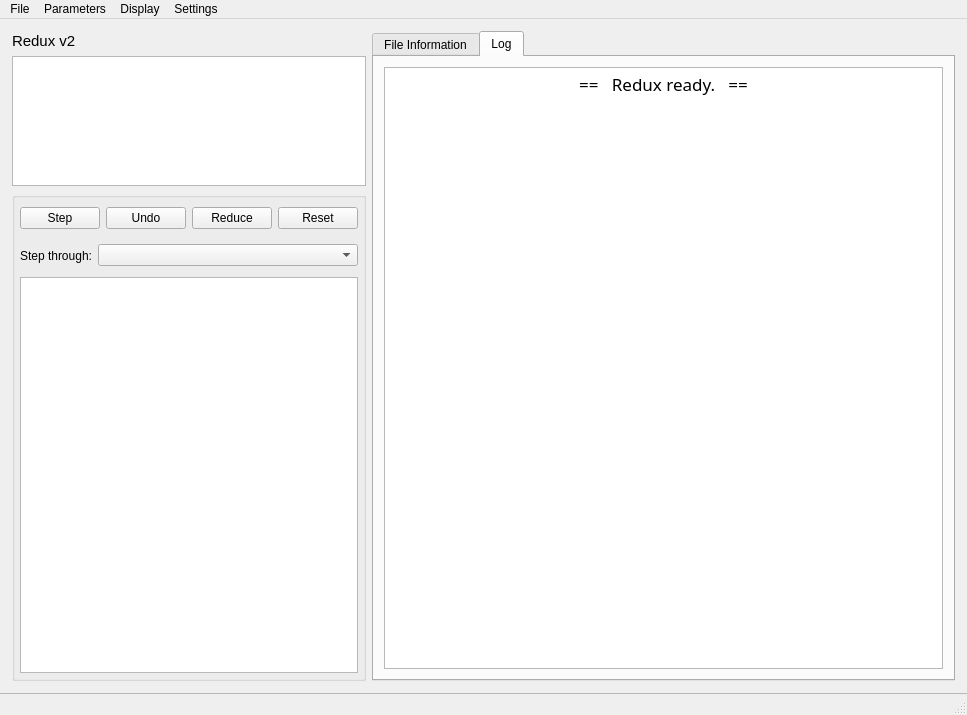
<?xml version="1.0" encoding="UTF-8"?>
<ui version="4.0">
 <class>MainWindow</class>
 <widget class="QMainWindow" name="MainWindow">
  <property name="geometry">
   <rect>
    <x>0</x>
    <y>0</y>
    <width>967</width>
    <height>715</height>
   </rect>
  </property>
  <property name="windowTitle">
   <string>Redux</string>
  </property>
  <property name="styleSheet">
   <string notr="true">#statusbar {
    border-top: 1px solid rgb(183, 183, 183)
}</string>
  </property>
  <widget class="QWidget" name="centralwidget">
   <property name="font">
    <font>
     <pointsize>12</pointsize>
    </font>
   </property>
   <layout class="QGridLayout" name="gridLayout">
    <property name="leftMargin">
     <number>12</number>
    </property>
    <property name="topMargin">
     <number>12</number>
    </property>
    <property name="rightMargin">
     <number>12</number>
    </property>
    <property name="bottomMargin">
     <number>12</number>
    </property>
    <item row="0" column="0">
     <layout class="QHBoxLayout" name="horizontalLayout_3">
      <property name="sizeConstraint">
       <enum>QLayout::SetMinimumSize</enum>
      </property>
      <item>
       <widget class="QWidget" name="pipeStepContainer" native="true">
        <property name="enabled">
         <bool>true</bool>
        </property>
        <property name="sizePolicy">
         <sizepolicy hsizetype="Fixed" vsizetype="Preferred">
          <horstretch>0</horstretch>
          <verstretch>0</verstretch>
         </sizepolicy>
        </property>
        <property name="minimumSize">
         <size>
          <width>333</width>
          <height>0</height>
         </size>
        </property>
        <property name="maximumSize">
         <size>
          <width>500</width>
          <height>16777215</height>
         </size>
        </property>
        <layout class="QVBoxLayout" name="verticalLayout_3">
         <property name="spacing">
          <number>-1</number>
         </property>
         <property name="leftMargin">
          <number>0</number>
         </property>
         <property name="topMargin">
          <number>1</number>
         </property>
         <property name="rightMargin">
          <number>0</number>
         </property>
         <property name="bottomMargin">
          <number>0</number>
         </property>
         <item>
          <widget class="QLabel" name="pipelineVersionLabel">
           <property name="sizePolicy">
            <sizepolicy hsizetype="Preferred" vsizetype="Fixed">
             <horstretch>0</horstretch>
             <verstretch>0</verstretch>
            </sizepolicy>
           </property>
           <property name="minimumSize">
            <size>
             <width>0</width>
             <height>18</height>
            </size>
           </property>
           <property name="font">
            <font>
             <pointsize>11</pointsize>
            </font>
           </property>
           <property name="text">
            <string>Redux v2</string>
           </property>
           <property name="margin">
            <number>2</number>
           </property>
          </widget>
         </item>
         <item>
          <widget class="QTextEdit" name="fileSummaryTextEdit">
           <property name="sizePolicy">
            <sizepolicy hsizetype="Expanding" vsizetype="Maximum">
             <horstretch>0</horstretch>
             <verstretch>0</verstretch>
            </sizepolicy>
           </property>
           <property name="minimumSize">
            <size>
             <width>0</width>
             <height>130</height>
            </size>
           </property>
           <property name="maximumSize">
            <size>
             <width>16777215</width>
             <height>130</height>
            </size>
           </property>
           <property name="font">
            <font>
             <pointsize>12</pointsize>
            </font>
           </property>
           <property name="focusPolicy">
            <enum>Qt::NoFocus</enum>
           </property>
           <property name="lineWrapMode">
            <enum>QTextEdit::NoWrap</enum>
           </property>
           <property name="html">
            <string>&lt;!DOCTYPE HTML PUBLIC &quot;-//W3C//DTD HTML 4.0//EN&quot; &quot;http://www.w3.org/TR/REC-html40/strict.dtd&quot;&gt;
&lt;html&gt;&lt;head&gt;&lt;meta name=&quot;qrichtext&quot; content=&quot;1&quot; /&gt;&lt;style type=&quot;text/css&quot;&gt;
p, li { white-space: pre-wrap; }
&lt;/style&gt;&lt;/head&gt;&lt;body style=&quot; font-family:'.AppleSystemUIFont'; font-size:12pt; font-weight:400; font-style:normal;&quot;&gt;
&lt;p style=&quot;-qt-paragraph-type:empty; margin-top:0px; margin-bottom:0px; margin-left:0px; margin-right:0px; -qt-block-indent:0; text-indent:0px; font-family:'.SF NS Text'; font-size:13pt;&quot;&gt;&lt;br /&gt;&lt;/p&gt;&lt;/body&gt;&lt;/html&gt;</string>
           </property>
           <property name="textInteractionFlags">
            <set>Qt::NoTextInteraction</set>
           </property>
           <property name="placeholderText">
            <string/>
           </property>
          </widget>
         </item>
         <item>
          <widget class="QGroupBox" name="controlsBox">
           <property name="enabled">
            <bool>true</bool>
           </property>
           <property name="sizePolicy">
            <sizepolicy hsizetype="Expanding" vsizetype="Preferred">
             <horstretch>0</horstretch>
             <verstretch>0</verstretch>
            </sizepolicy>
           </property>
           <property name="maximumSize">
            <size>
             <width>16777215</width>
             <height>16777215</height>
            </size>
           </property>
           <layout class="QVBoxLayout" name="verticalLayout">
            <property name="spacing">
             <number>-1</number>
            </property>
            <property name="sizeConstraint">
             <enum>QLayout::SetDefaultConstraint</enum>
            </property>
            <property name="leftMargin">
             <number>5</number>
            </property>
            <property name="topMargin">
             <number>5</number>
            </property>
            <property name="rightMargin">
             <number>5</number>
            </property>
            <property name="bottomMargin">
             <number>5</number>
            </property>
            <item>
             <widget class="QFrame" name="stepControls">
              <property name="enabled">
               <bool>true</bool>
              </property>
              <property name="sizePolicy">
               <sizepolicy hsizetype="Expanding" vsizetype="Fixed">
                <horstretch>0</horstretch>
                <verstretch>0</verstretch>
               </sizepolicy>
              </property>
              <property name="minimumSize">
               <size>
                <width>0</width>
                <height>68</height>
               </size>
              </property>
              <property name="maximumSize">
               <size>
                <width>16777215</width>
                <height>68</height>
               </size>
              </property>
              <layout class="QVBoxLayout" name="verticalLayout_2">
               <property name="leftMargin">
                <number>0</number>
               </property>
               <property name="topMargin">
                <number>0</number>
               </property>
               <property name="rightMargin">
                <number>0</number>
               </property>
               <property name="bottomMargin">
                <number>0</number>
               </property>
               <item>
                <widget class="QFrame" name="stepFrame">
                 <property name="sizePolicy">
                  <sizepolicy hsizetype="Expanding" vsizetype="Preferred">
                   <horstretch>0</horstretch>
                   <verstretch>0</verstretch>
                  </sizepolicy>
                 </property>
                 <property name="frameShape">
                  <enum>QFrame::NoFrame</enum>
                 </property>
                 <property name="frameShadow">
                  <enum>QFrame::Raised</enum>
                 </property>
                 <layout class="QHBoxLayout" name="horizontalLayout_4">
                  <property name="leftMargin">
                   <number>0</number>
                  </property>
                  <property name="topMargin">
                   <number>0</number>
                  </property>
                  <property name="rightMargin">
                   <number>0</number>
                  </property>
                  <property name="bottomMargin">
                   <number>0</number>
                  </property>
                  <item>
                   <widget class="QPushButton" name="stepButton">
                    <property name="enabled">
                     <bool>true</bool>
                    </property>
                    <property name="text">
                     <string>Step</string>
                    </property>
                   </widget>
                  </item>
                  <item>
                   <widget class="QPushButton" name="undoButton">
                    <property name="enabled">
                     <bool>true</bool>
                    </property>
                    <property name="text">
                     <string>Undo</string>
                    </property>
                   </widget>
                  </item>
                  <item>
                   <widget class="QPushButton" name="reduceButton">
                    <property name="enabled">
                     <bool>true</bool>
                    </property>
                    <property name="text">
                     <string>Reduce</string>
                    </property>
                   </widget>
                  </item>
                  <item>
                   <widget class="QPushButton" name="resetButton">
                    <property name="enabled">
                     <bool>true</bool>
                    </property>
                    <property name="text">
                     <string>Reset</string>
                    </property>
                   </widget>
                  </item>
                 </layout>
                </widget>
               </item>
               <item>
                <widget class="QWidget" name="stepThroughFrame" native="true">
                 <property name="enabled">
                  <bool>true</bool>
                 </property>
                 <layout class="QHBoxLayout" name="horizontalLayout_2">
                  <property name="leftMargin">
                   <number>0</number>
                  </property>
                  <property name="topMargin">
                   <number>0</number>
                  </property>
                  <property name="rightMargin">
                   <number>0</number>
                  </property>
                  <property name="bottomMargin">
                   <number>0</number>
                  </property>
                  <item>
                   <widget class="QLabel" name="label">
                    <property name="text">
                     <string>Step through:</string>
                    </property>
                   </widget>
                  </item>
                  <item>
                   <widget class="QComboBox" name="stepThroughComboBox">
                    <property name="sizePolicy">
                     <sizepolicy hsizetype="Expanding" vsizetype="Fixed">
                      <horstretch>0</horstretch>
                      <verstretch>0</verstretch>
                     </sizepolicy>
                    </property>
                    <item>
                     <property name="text">
                      <string/>
                     </property>
                    </item>
                   </widget>
                  </item>
                 </layout>
                </widget>
               </item>
              </layout>
             </widget>
            </item>
            <item>
             <widget class="QScrollArea" name="pipeStepFrame">
              <property name="enabled">
               <bool>true</bool>
              </property>
              <property name="styleSheet">
               <string notr="true"/>
              </property>
              <property name="frameShape">
               <enum>QFrame::NoFrame</enum>
              </property>
              <property name="widgetResizable">
               <bool>true</bool>
              </property>
              <widget class="QWidget" name="pipeStepFrameWidget">
               <property name="enabled">
                <bool>true</bool>
               </property>
               <property name="geometry">
                <rect>
                 <x>0</x>
                 <y>0</y>
                 <width>317</width>
                 <height>377</height>
                </rect>
               </property>
               <property name="styleSheet">
                <string notr="true"/>
               </property>
               <layout class="QGridLayout" name="gridLayout_5">
                <property name="leftMargin">
                 <number>0</number>
                </property>
                <property name="topMargin">
                 <number>0</number>
                </property>
                <property name="rightMargin">
                 <number>0</number>
                </property>
                <property name="bottomMargin">
                 <number>0</number>
                </property>
                <item row="0" column="0">
                 <widget class="QListWidget" name="pipeStepListWidget">
                  <property name="enabled">
                   <bool>true</bool>
                  </property>
                  <property name="focusPolicy">
                   <enum>Qt::NoFocus</enum>
                  </property>
                  <property name="frameShadow">
                   <enum>QFrame::Sunken</enum>
                  </property>
                  <property name="editTriggers">
                   <set>QAbstractItemView::NoEditTriggers</set>
                  </property>
                  <property name="showDropIndicator" stdset="0">
                   <bool>false</bool>
                  </property>
                  <property name="alternatingRowColors">
                   <bool>true</bool>
                  </property>
                  <property name="selectionMode">
                   <enum>QAbstractItemView::NoSelection</enum>
                  </property>
                 </widget>
                </item>
               </layout>
              </widget>
             </widget>
            </item>
           </layout>
          </widget>
         </item>
        </layout>
       </widget>
      </item>
      <item>
       <widget class="QTabWidget" name="dataTabWidget">
        <property name="sizePolicy">
         <sizepolicy hsizetype="Expanding" vsizetype="Expanding">
          <horstretch>4</horstretch>
          <verstretch>0</verstretch>
         </sizepolicy>
        </property>
        <property name="minimumSize">
         <size>
          <width>0</width>
          <height>20</height>
         </size>
        </property>
        <property name="currentIndex">
         <number>1</number>
        </property>
        <widget class="QWidget" name="fileInfoTab">
         <attribute name="title">
          <string>File Information</string>
         </attribute>
         <layout class="QGridLayout" name="gridLayout_3">
          <property name="leftMargin">
           <number>10</number>
          </property>
          <property name="topMargin">
           <number>10</number>
          </property>
          <property name="rightMargin">
           <number>10</number>
          </property>
          <property name="bottomMargin">
           <number>10</number>
          </property>
          <item row="0" column="0">
           <widget class="QTableView" name="fileTableView">
            <property name="font">
             <font>
              <pointsize>12</pointsize>
             </font>
            </property>
            <property name="editTriggers">
             <set>QAbstractItemView::NoEditTriggers</set>
            </property>
            <property name="tabKeyNavigation">
             <bool>false</bool>
            </property>
            <property name="showDropIndicator" stdset="0">
             <bool>false</bool>
            </property>
            <property name="dragDropOverwriteMode">
             <bool>false</bool>
            </property>
            <property name="alternatingRowColors">
             <bool>true</bool>
            </property>
            <property name="selectionMode">
             <enum>QAbstractItemView::NoSelection</enum>
            </property>
            <property name="selectionBehavior">
             <enum>QAbstractItemView::SelectRows</enum>
            </property>
            <property name="sortingEnabled">
             <bool>true</bool>
            </property>
            <attribute name="horizontalHeaderCascadingSectionResizes">
             <bool>false</bool>
            </attribute>
            <attribute name="horizontalHeaderHighlightSections">
             <bool>false</bool>
            </attribute>
            <attribute name="horizontalHeaderMinimumSectionSize">
             <number>50</number>
            </attribute>
            <attribute name="horizontalHeaderStretchLastSection">
             <bool>true</bool>
            </attribute>
            <attribute name="verticalHeaderVisible">
             <bool>false</bool>
            </attribute>
            <attribute name="verticalHeaderHighlightSections">
             <bool>false</bool>
            </attribute>
            <attribute name="verticalHeaderStretchLastSection">
             <bool>false</bool>
            </attribute>
           </widget>
          </item>
         </layout>
        </widget>
        <widget class="QWidget" name="logTab">
         <attribute name="title">
          <string>Log</string>
         </attribute>
         <layout class="QGridLayout" name="gridLayout_4">
          <property name="leftMargin">
           <number>10</number>
          </property>
          <property name="topMargin">
           <number>10</number>
          </property>
          <property name="rightMargin">
           <number>10</number>
          </property>
          <property name="bottomMargin">
           <number>10</number>
          </property>
          <item row="0" column="0">
           <widget class="QTextEdit" name="logTextEdit">
            <property name="font">
             <font>
              <family>Menlo</family>
              <pointsize>12</pointsize>
             </font>
            </property>
            <property name="html">
             <string>&lt;!DOCTYPE HTML PUBLIC &quot;-//W3C//DTD HTML 4.0//EN&quot; &quot;http://www.w3.org/TR/REC-html40/strict.dtd&quot;&gt;
&lt;html&gt;&lt;head&gt;&lt;meta name=&quot;qrichtext&quot; content=&quot;1&quot; /&gt;&lt;style type=&quot;text/css&quot;&gt;
p, li { white-space: pre-wrap; }
&lt;/style&gt;&lt;/head&gt;&lt;body style=&quot; font-family:'Menlo'; font-size:12pt; font-weight:400; font-style:normal;&quot;&gt;
&lt;p align=&quot;center&quot; style=&quot; margin-top:20px; margin-bottom:20px; margin-left:0px; margin-right:0px; -qt-block-indent:0; text-indent:0px;&quot;&gt;&lt;span style=&quot; font-family:'.SF NS Text'; font-size:13pt;&quot;&gt;==   Redux ready.   ==&lt;/span&gt;&lt;/p&gt;
&lt;p align=&quot;center&quot; style=&quot; margin-top:0px; margin-bottom:0px; margin-left:36px; margin-right:36px; -qt-block-indent:0; text-indent:0px;&quot;&gt;&lt;img src=&quot;:/icons/redux_large.png&quot; width=&quot;480&quot; height=&quot;480&quot; /&gt;&lt;/p&gt;&lt;/body&gt;&lt;/html&gt;</string>
            </property>
            <property name="textInteractionFlags">
             <set>Qt::TextSelectableByKeyboard|Qt::TextSelectableByMouse</set>
            </property>
            <property name="placeholderText">
             <string/>
            </property>
           </widget>
          </item>
         </layout>
        </widget>
       </widget>
      </item>
     </layout>
    </item>
   </layout>
  </widget>
  <widget class="QStatusBar" name="statusbar">
   <property name="autoFillBackground">
    <bool>false</bool>
   </property>
  </widget>
  <widget class="QMenuBar" name="menubar">
   <property name="geometry">
    <rect>
     <x>0</x>
     <y>0</y>
     <width>967</width>
     <height>22</height>
    </rect>
   </property>
   <property name="nativeMenuBar">
    <bool>false</bool>
   </property>
   <widget class="QMenu" name="menuFile">
    <property name="title">
     <string>File</string>
    </property>
    <addaction name="actionOpenNewReduction"/>
    <addaction name="actionCloseReduction"/>
    <addaction name="separator"/>
    <addaction name="actionAddFiles"/>
    <addaction name="actionRemoveFiles"/>
    <addaction name="actionSetOutputDirectory"/>
    <addaction name="actionSaveInputManifest"/>
    <addaction name="actionSaveOutputManifest"/>
    <addaction name="separator"/>
    <addaction name="actionQuit"/>
   </widget>
   <widget class="QMenu" name="menuParameters">
    <property name="title">
     <string>Parameters</string>
    </property>
    <addaction name="actionDisplayAllParameters"/>
    <addaction name="actionLoadParameters"/>
    <addaction name="actionSaveParameters"/>
    <addaction name="actionResetAllParameters"/>
   </widget>
   <widget class="QMenu" name="menuDisplay">
    <property name="title">
     <string>Display</string>
    </property>
    <addaction name="actionUpdateDisplays"/>
    <addaction name="actionDisplayIntermediate"/>
   </widget>
   <widget class="QMenu" name="menuSettings">
    <property name="title">
     <string>Settings</string>
    </property>
    <addaction name="actionLoadConfiguration"/>
    <addaction name="actionDisplayConfiguration"/>
    <addaction name="actionSaveConfiguration"/>
    <addaction name="actionResetConfiguration"/>
   </widget>
   <addaction name="menuFile"/>
   <addaction name="menuParameters"/>
   <addaction name="menuDisplay"/>
   <addaction name="menuSettings"/>
  </widget>
  <action name="actionOpenNewReduction">
   <property name="text">
    <string>Open New Reduction</string>
   </property>
  </action>
  <action name="actionAddFiles">
   <property name="enabled">
    <bool>false</bool>
   </property>
   <property name="text">
    <string>Add Files</string>
   </property>
  </action>
  <action name="actionRemoveFiles">
   <property name="enabled">
    <bool>false</bool>
   </property>
   <property name="text">
    <string>Remove Files</string>
   </property>
  </action>
  <action name="actionDisplayAllParameters">
   <property name="enabled">
    <bool>false</bool>
   </property>
   <property name="text">
    <string>Display All Parameters</string>
   </property>
  </action>
  <action name="actionLoadParameters">
   <property name="enabled">
    <bool>false</bool>
   </property>
   <property name="text">
    <string>Load Parameters</string>
   </property>
  </action>
  <action name="actionSaveParameters">
   <property name="enabled">
    <bool>false</bool>
   </property>
   <property name="text">
    <string>Save Parameters</string>
   </property>
  </action>
  <action name="actionCloseReduction">
   <property name="enabled">
    <bool>false</bool>
   </property>
   <property name="text">
    <string>Close Reduction</string>
   </property>
  </action>
  <action name="actionQuit">
   <property name="text">
    <string>Quit</string>
   </property>
  </action>
  <action name="actionResetAllParameters">
   <property name="enabled">
    <bool>false</bool>
   </property>
   <property name="text">
    <string>Reset All Parameters</string>
   </property>
  </action>
  <action name="actionSaveInputManifest">
   <property name="enabled">
    <bool>false</bool>
   </property>
   <property name="text">
    <string>Save Input Manifest</string>
   </property>
  </action>
  <action name="actionSaveOutputManifest">
   <property name="enabled">
    <bool>false</bool>
   </property>
   <property name="text">
    <string>Save Output Manifest</string>
   </property>
  </action>
  <action name="actionSetOutputDirectory">
   <property name="enabled">
    <bool>false</bool>
   </property>
   <property name="text">
    <string>Set Output Directory</string>
   </property>
  </action>
  <action name="actionUpdateDisplays">
   <property name="checkable">
    <bool>true</bool>
   </property>
   <property name="checked">
    <bool>true</bool>
   </property>
   <property name="text">
    <string>Update Displays</string>
   </property>
  </action>
  <action name="actionDisplayIntermediate">
   <property name="checkable">
    <bool>true</bool>
   </property>
   <property name="checked">
    <bool>true</bool>
   </property>
   <property name="text">
    <string>Display Intermediate Steps</string>
   </property>
  </action>
  <action name="actionLoadConfiguration">
   <property name="text">
    <string>Load Configuration</string>
   </property>
  </action>
  <action name="actionSaveConfiguration">
   <property name="text">
    <string>Save Configuration</string>
   </property>
  </action>
  <action name="actionResetConfiguration">
   <property name="text">
    <string>Reset Configuration</string>
   </property>
  </action>
  <action name="actionDisplayConfiguration">
   <property name="text">
    <string>Edit Configuration</string>
   </property>
  </action>
 </widget>
 <resources>
  <include location="tango.qrc"/>
  <include location="redux.qrc"/>
 </resources>
 <connections/>
</ui>
